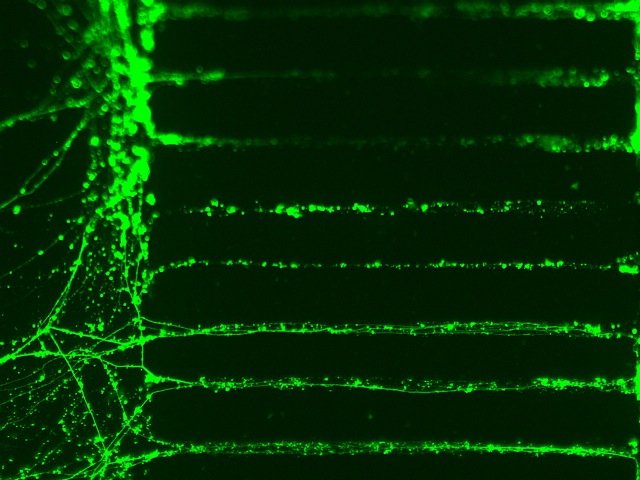
%> input picture Image Processing/Homework 1/axons.jpeg, 640 x 480 px
$ octave segmentation.m   (GNU Octave 9; MATLAB toolbox functions it lacks are replaced by stand-ins)
%> lines starting %> are read from the running program, lines starting %| are printed output that depends on the picture; in (x1, y1, x2, y2) boxes, pixels count from 0 and x2, y2 are one past the last pixel; in counts of white or black regions, pixels touching at a corner belong together; the program's own positions count from 1
%% Homework 1
% Ashutosh Priyadarshy
% Digital Image Processing
% Spring 2012
% University of Virginia
%
% Axon Segmentation
%
% Images:
% controlneuron.jpg
% axons.jpg
%
% Outputs:
% 1. Segementation of both images from the same algorithm.
% 2. Percentage of each binary image occupied by axon.
%

%% Setup
clear all;
close all;

% Load the RGB images.
axons = imread('axons.jpeg');
%> axons is the input picture: size 480x640x3 uint8; mean R, G, B 2.7, 48.2, 2.6
controlneuron = imread('controlneuron.jpeg');
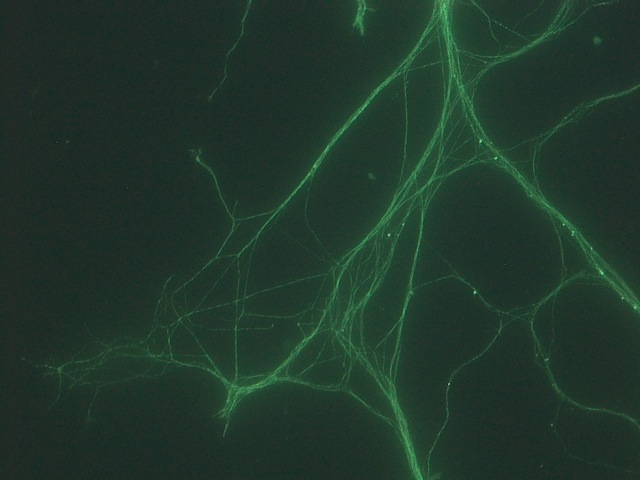
%> input picture Image Processing/Homework 1/controlneuron.jpeg, 640 x 480 px
%> controlneuron is the input picture: size 480x640x3 uint8; mean R, G, B 32.6, 55.7, 43.6
figure; imshow(axons); title('Full Colour Image');
% Convert the iamges to grayscale intensity images.
axons = rgb2gray(axons);
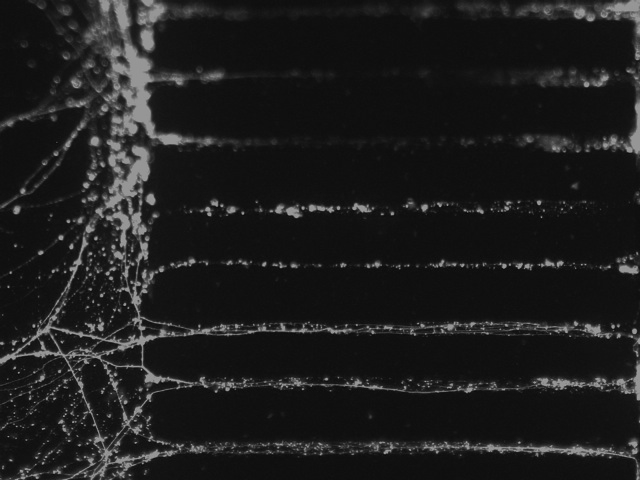
%> axons: size 480x640 uint8; min 6, max 163, mean 29.4
controlneuron = rgb2gray(controlneuron);
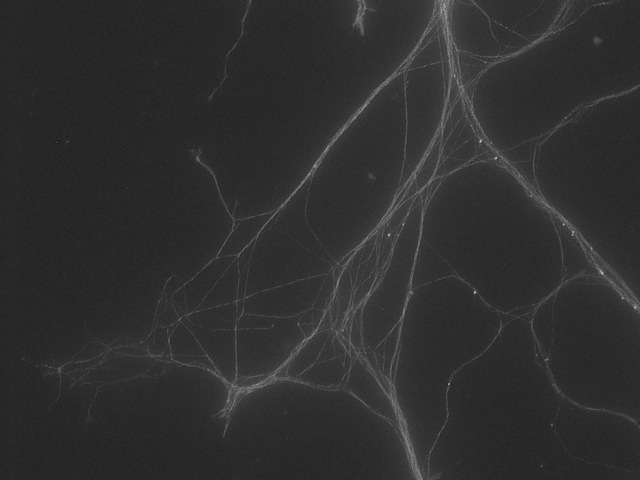
%> controlneuron: size 480x640 uint8; min 27, max 211, mean 47.4

%%% Axons Image
T_a = 19;
se_a_sq = strel('line', 3, 90);
% Threshold the image.
axons = axons > T_a;
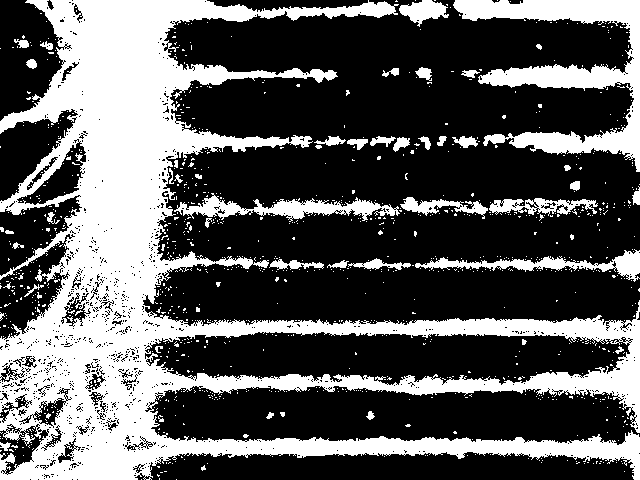
%> axons: size 480x640 logical; 35.3% white; 1016 white regions (968 under 20 px), largest, box (x1, y1, x2, y2) and area: (0, 0, 640, 480) 85943, (453, 0, 640, 172) 10129, (174, 193, 400, 222) 2458
% Show the thresholded image.
figure; imshow(axons);
title(' Original Thresholded Image ');
% Binary majority and show.
axons = bwmorph(axons, 'majority');
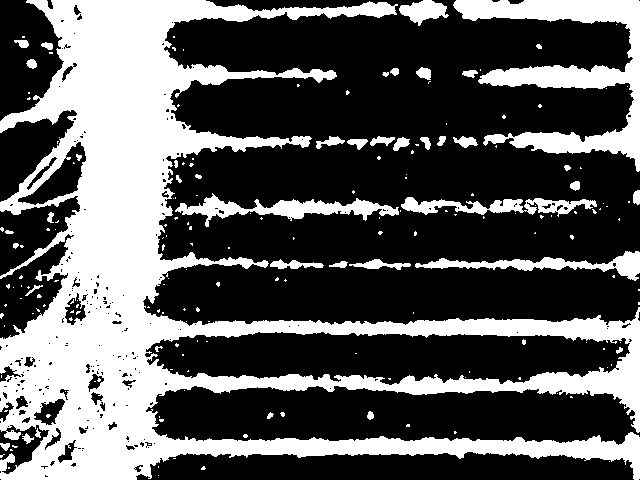
%> axons: size 480x640 logical; 35.4% white; 197 white regions (155 under 20 px), largest, box (x1, y1, x2, y2) and area: (0, 0, 640, 480) 87846, (453, 0, 640, 172) 10119, (175, 193, 399, 227) 2524
figure; imshow(axons);
title(' Binary Majority Applied ');

% Show the eroded image.
axons = imerode(axons, se_a_sq);
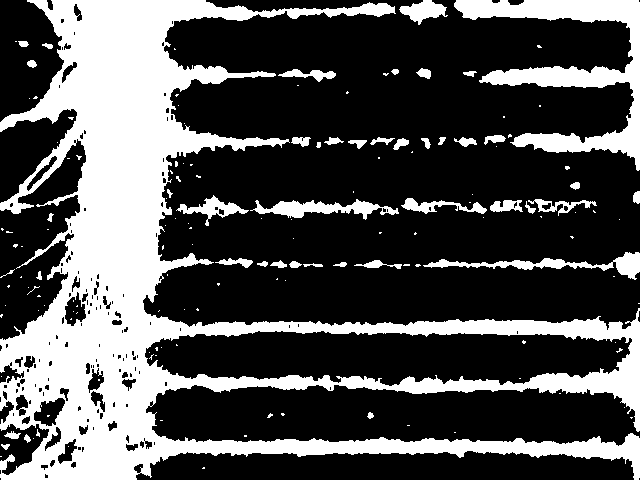
%> axons: size 480x640 logical; 31.7% white; 150 white regions (106 under 20 px), largest, box (x1, y1, x2, y2) and area: (0, 0, 640, 480) 79744, (454, 0, 640, 171) 9091, (423, 252, 640, 280) 1512
figure; imshow(axons);
title(' Erosion Applied ');

% Dilate and show the image.
%axons = imdilate(axons, strel('line', 15, 0));
figure; imshow(imclose(axons, strel('line', 15, 0) ));
%> after `imshow(imclose(axons, strel('line', 15, 0) ))`:
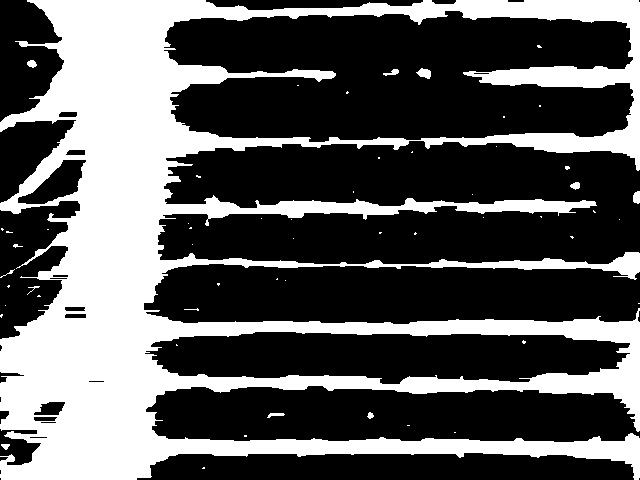
%> displayed picture: size 480x640 logical; 35.4% white; 55 white regions (43 under 20 px), largest, box (x1, y1, x2, y2) and area: (0, 0, 640, 480) 108027, (416, 68, 431, 79) 107, (633, 191, 640, 204) 77
title(' Dilation Applied ');
